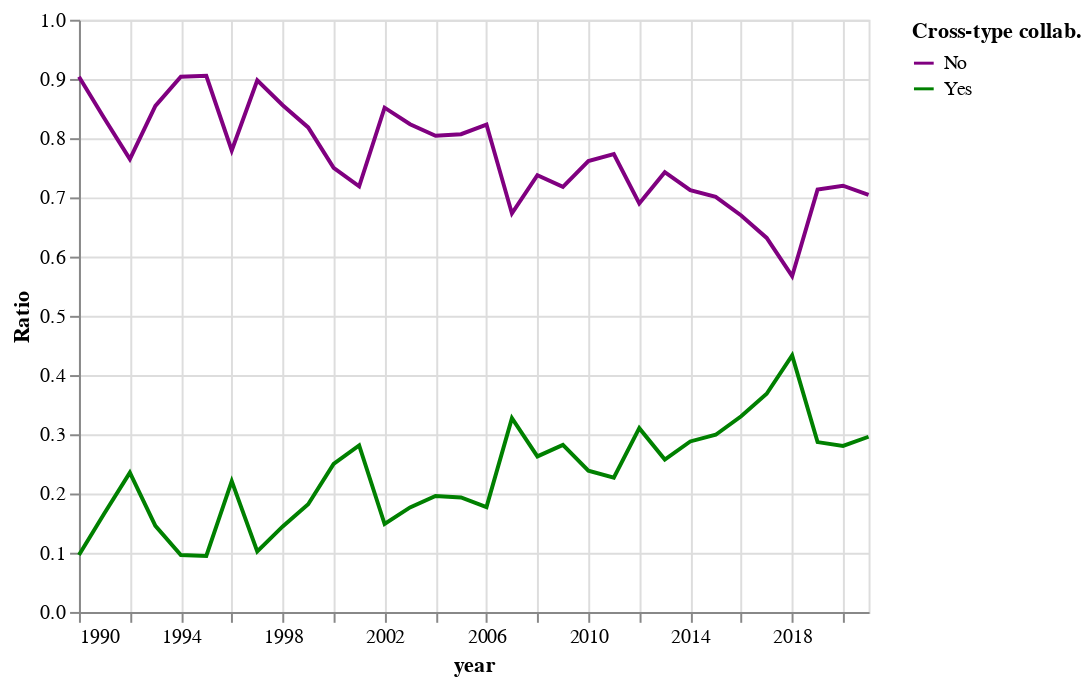

Here is the notebook cell this chart was saved with:
### Code cell
#         scale=alt.Scale(scheme='set1')
cross_type_ratio = alt.Chart(cross_type).mark_line().encode(
    x = 'year',
    y = alt.Y(
        'ratio',
        title = 'Ratio'
    ),
    color = alt.Color(
        'type',
        title = 'Cross-type collab.',
        sort = ['Yes', 'No'],
        scale=alt.Scale(domain=['No', 'Yes'],
                      range=['purple', 'green'])
    ),
)

cross_type_ratio

### Figure 1 — Vega-Lite specification as saved in the notebook (floating-point values rounded to 4 significant figures)
{"config": {"view": {"continuousWidth": 400, "continuousHeight": 300}}, "data": {"name": "data-6018ed2494c8d8420280e0ef8b3ed4ae"}, "mark": "line", "encoding": {"color": {"field": "type", "scale": {"domain": ["No", "Yes"], "range": ["purple", "green"]}, "sort": ["Yes", "No"], "title": "Cross-type collab.", "type": "nominal"}, "x": {"field": "year", "type": "temporal"}, "y": {"field": "ratio", "title": "Ratio", "type": "quantitative"}}, "$schema": "https://vega.github.io/schema/vega-lite/v4.17.0.json", "datasets": {"data-6018ed2494c8d8420280e0ef8b3ed4ae": [{"year": "1990-01-01T00:00:00", "type": "No", "count": 47, "ratio": 0.9038}, {"year": "1990-01-01T00:00:00", "type": "Yes", "count": 5, "ratio": 0.09615}, {"year": "1991-01-01T00:00:00", "type": "No", "count": 40, "ratio": 0.8333}, {"year": "1991-01-01T00:00:00", "type": "Yes", "count": 8, "ratio": 0.1667}, {"year": "1992-01-01T00:00:00", "type": "No", "count": 39, "ratio": 0.7647}, {"year": "1992-01-01T00:00:00", "type": "Yes", "count": 12, "ratio": 0.2353}, {"year": "1993-01-01T00:00:00", "type": "No", "count": 47, "ratio": 0.8545}, {"year": "1993-01-01T00:00:00", "type": "Yes", "count": 8, "ratio": 0.1455}, {"year": "1994-01-01T00:00:00", "type": "No", "count": 47, "ratio": 0.9038}, {"year": "1994-01-01T00:00:00", "type": "Yes", "count": 5, "ratio": 0.09615}, {"year": "1995-01-01T00:00:00", "type": "No", "count": 67, "ratio": 0.9054}, {"year": "1995-01-01T00:00:00", "type": "Yes", "count": 7, "ratio": 0.09459}, {"year": "1996-01-01T00:00:00", "type": "No", "count": 60, "ratio": 0.7792}, {"year": "1996-01-01T00:00:00", "type": "Yes", "count": 17, "ratio": 0.2208}, {"year": "1997-01-01T00:00:00", "type": "No", "count": 79, "ratio": 0.8977}, {"year": "1997-01-01T00:00:00", "type": "Yes", "count": 9, "ratio": 0.1023}, {"year": "1998-01-01T00:00:00", "type": "No", "count": 77, "ratio": 0.8556}, {"year": "1998-01-01T00:00:00", "type": "Yes", "count": 13, "ratio": 0.1444}, {"year": "1999-01-01T00:00:00", "type": "No", "count": 72, "ratio": 0.8182}, {"year": "1999-01-01T00:00:00", "type": "Yes", "count": 16, "ratio": 0.1818}, {"year": "2000-01-01T00:00:00", "type": "No", "count": 69, "ratio": 0.75}, {"year": "2000-01-01T00:00:00", "type": "Yes", "count": 23, "ratio": 0.25}, {"year": "2001-01-01T00:00:00", "type": "No", "count": 69, "ratio": 0.7188}, {"year": "2001-01-01T00:00:00", "type": "Yes", "count": 27, "ratio": 0.2812}, {"year": "2002-01-01T00:00:00", "type": "No", "count": 86, "ratio": 0.8515}, {"year": "2002-01-01T00:00:00", "type": "Yes", "count": 15, "ratio": 0.1485}, {"year": "2003-01-01T00:00:00", "type": "No", "count": 84, "ratio": 0.8235}, {"year": "2003-01-01T00:00:00", "type": "Yes", "count": 18, "ratio": 0.1765}, {"year": "2004-01-01T00:00:00", "type": "No", "count": 78, "ratio": 0.8041}, {"year": "2004-01-01T00:00:00", "type": "Yes", "count": 19, "ratio": 0.1959}, {"year": "2005-01-01T00:00:00", "type": "No", "count": 96, "ratio": 0.8067}, {"year": "2005-01-01T00:00:00", "type": "Yes", "count": 23, "ratio": 0.1933}, {"year": "2006-01-01T00:00:00", "type": "No", "count": 93, "ratio": 0.823}, {"year": "2006-01-01T00:00:00", "type": "Yes", "count": 20, "ratio": 0.177}, {"year": "2007-01-01T00:00:00", "type": "No", "count": 72, "ratio": 0.6729}, {"year": "2007-01-01T00:00:00", "type": "Yes", "count": 35, "ratio": 0.3271}, {"year": "2008-01-01T00:00:00", "type": "No", "count": 73, "ratio": 0.7374}, {"year": "2008-01-01T00:00:00", "type": "Yes", "count": 26, "ratio": 0.2626}, {"year": "2009-01-01T00:00:00", "type": "No", "count": 84, "ratio": 0.7179}, {"year": "2009-01-01T00:00:00", "type": "Yes", "count": 33, "ratio": 0.2821}, {"year": "2010-01-01T00:00:00", "type": "No", "count": 83, "ratio": 0.7615}, {"year": "2010-01-01T00:00:00", "type": "Yes", "count": 26, "ratio": 0.2385}, {"year": "2011-01-01T00:00:00", "type": "No", "count": 92, "ratio": 0.7731}, {"year": "2011-01-01T00:00:00", "type": "Yes", "count": 27, "ratio": 0.2269}, {"year": "2012-01-01T00:00:00", "type": "No", "count": 80, "ratio": 0.6897}, {"year": "2012-01-01T00:00:00", "type": "Yes", "count": 36, "ratio": 0.3103}, {"year": "2013-01-01T00:00:00", "type": "No", "count": 75, "ratio": 0.7426}, {"year": "2013-01-01T00:00:00", "type": "Yes", "count": 26, "ratio": 0.2574}, {"year": "2014-01-01T00:00:00", "type": "No", "count": 94, "ratio": 0.7121}, {"year": "2014-01-01T00:00:00", "type": "Yes", "count": 38, "ratio": 0.2879}, {"year": "2015-01-01T00:00:00", "type": "No", "count": 89, "ratio": 0.7008}, {"year": "2015-01-01T00:00:00", "type": "Yes", "count": 38, "ratio": 0.2992}, {"year": "2016-01-01T00:00:00", "type": "No", "count": 77, "ratio": 0.6696}, {"year": "2016-01-01T00:00:00", "type": "Yes", "count": 38, "ratio": 0.3304}, {"year": "2017-01-01T00:00:00", "type": "No", "count": 72, "ratio": 0.6316}, {"year": "2017-01-01T00:00:00", "type": "Yes", "count": 42, "ratio": 0.3684}, {"year": "2018-01-01T00:00:00", "type": "No", "count": 72, "ratio": 0.5669}, {"year": "2018-01-01T00:00:00", "type": "Yes", "count": 55, "ratio": 0.4331}, {"year": "2019-01-01T00:00:00", "type": "No", "count": 92, "ratio": 0.7132}, {"year": "2019-01-01T00:00:00", "type": "Yes", "count": 37, "ratio": 0.2868}, {"year": "2020-01-01T00:00:00", "type": "No", "count": 113, "ratio": 0.7197}, {"year": "2020-01-01T00:00:00", "type": "Yes", "count": 44, "ratio": 0.2803}, {"year": "2021-01-01T00:00:00", "type": "No", "count": 119, "ratio": 0.7041}, {"year": "2021-01-01T00:00:00", "type": "Yes", "count": 50, "ratio": 0.2959}]}}
